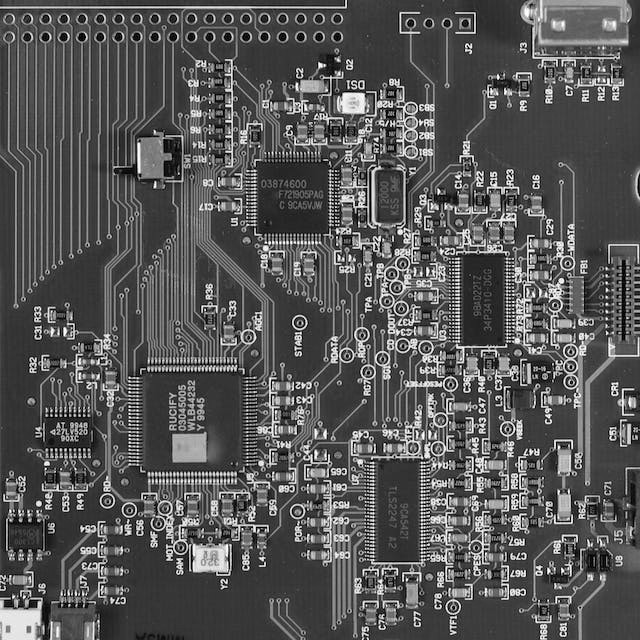
//> input picture circuit_board.jpg, 640 x 640 px
$ ./histogram circuit_board.jpg   (built with g++ and OpenCV 4)
//> lines starting //> are read from the running program, lines starting //| are printed output that depends on the picture; after the words box and inside, x2 and y2 are one past the last pixel; in counts of white or black regions, pixels touching at a corner belong together
//> further down, img is the input picture: 640 rows x 640 cols, CV_8UC1; min 0, max 255, mean 86.4
#include <stdio.h>
#include <opencv2/core/core.hpp>
#include <opencv2/imgcodecs.hpp>
#include <opencv2/highgui.hpp>
#include <opencv2/imgproc.hpp>

using namespace cv;

const int HIST_IMG_HEIGHT = 400;
const int HIST_IMG_WIDTH = 512;
const int BAR_WIDTH = 2;
const int GRID_LINES[] = {0, 64, 128, 192, 255};

void createHistogram(Mat& img, Mat& hist)
{
    long counts[256] = {};


	// Create a white image for the histogram
    hist = Mat(HIST_IMG_HEIGHT, HIST_IMG_WIDTH, CV_8UC1, Scalar(255));

    // Draw grid lines
    for (int i = 0; i < sizeof(GRID_LINES) / sizeof(GRID_LINES[0]); ++i) {
        int grid_line = GRID_LINES[i] * BAR_WIDTH;
        line(hist, Point(grid_line, 0), Point(grid_line, HIST_IMG_HEIGHT - 1), Scalar(200));
    }
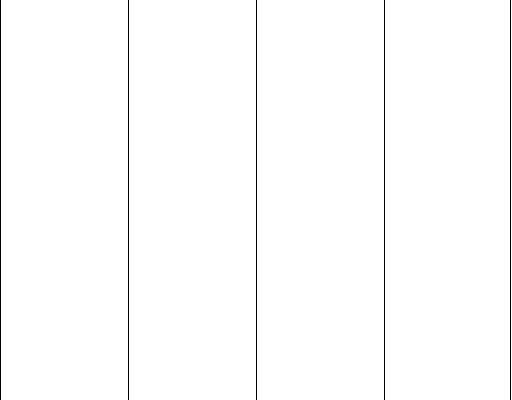
//> hist: 400 rows x 512 cols, CV_8UC1; values 200 (black) and 255 (white), 99% white; black in thin lines or dots

    // Counts of each gray level
    for (int y = 0; y < img.rows; ++y) {
        for (int x = 0; x < img.cols; ++x) {
            uchar pixel = img.at<uchar>(y, x);
            counts[pixel]++;
        }
    }
//> after the loop, counts = 256 values, max 11900 at index 55, min 97 at index 253, mean 1600

    // Max count
    long maxCount = 0;
    for (int i = 0; i < 256; ++i) {
        if (counts[i] > maxCount) {
            maxCount = counts[i];
        }
    }
//> this loop made 256 passes
//> maxCount on passes 1, 39, 40, 44, 45, 46, 47, 48, 49, 50, 51, 52: 1858, 2104, 2362, 2431, 2442, 2729, 3019, 3411, 3982, 4648, 5566, 6715
//> after the loop, maxCount = 11900

    // Bars of the histogram
    for (int i = 0; i < 256; ++i) {
        int barHeight = static_cast<int>((counts[i] * HIST_IMG_HEIGHT) / maxCount);

        if (barHeight > 0) {
            int startX = i * BAR_WIDTH;
            int endX = (i + 1) * BAR_WIDTH - 1;

            rectangle(hist, Point(startX, HIST_IMG_HEIGHT - barHeight),
                      Point(endX, HIST_IMG_HEIGHT - 1), Scalar(0), FILLED);
        }
    }
//> this loop made 256 passes
//> barHeight on passes 1 to 3: 62, 17, 18
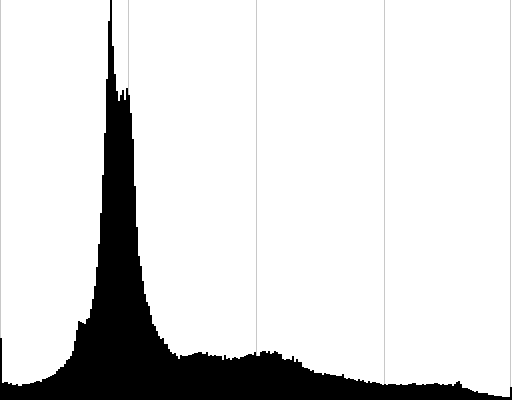
//> hist: 400 rows x 512 cols, CV_8UC1; 13.32% of pixels changed, all inside (x1, y1, x2, y2) = (0, 0, 512, 400)
}

int main(int argc, char* argv[])
{
    Mat img;
    Mat hist;

    img = imread(argv[1], IMREAD_GRAYSCALE);

    // Check if the image was successfully loaded
    if (img.empty()) {
        printf("Failed to load image '%s'\n", argv[1]);
        return -1;
    }

    // Create image histogram
    createHistogram(img, hist);

    namedWindow("Histogram", WINDOW_NORMAL);
    imwrite("hist.jpg", hist);

    imshow("Histogram", hist);

    // Wait for a key press before quitting
    waitKey(0);

    return 0;
}

$ run again, on glaucoma.jpg
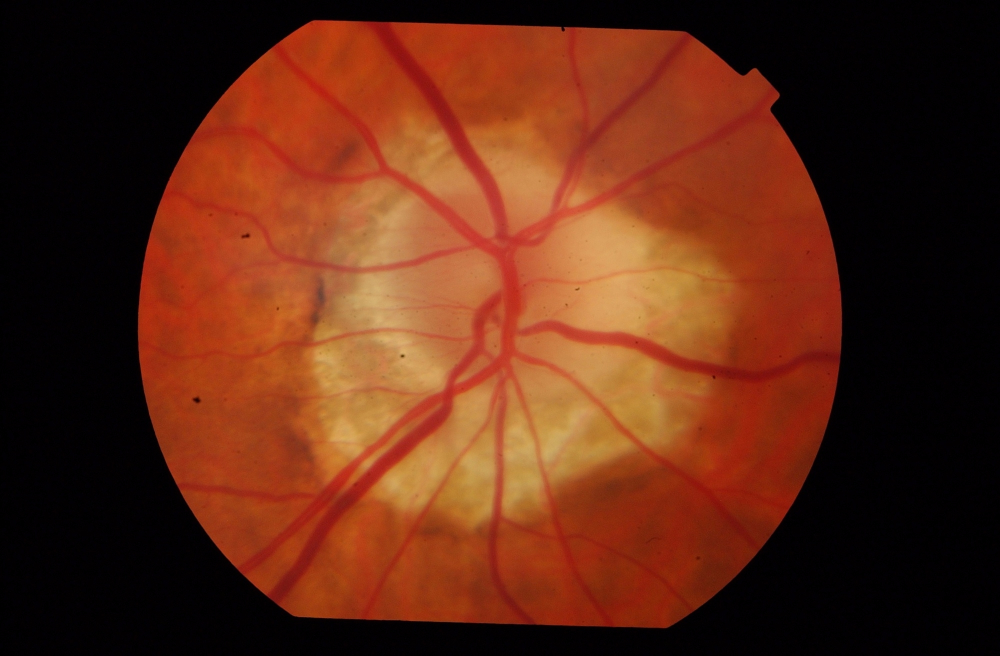
//> input picture glaucoma.jpg, 2000 x 1312 px (shown at 1/2 size)
//> `img = imread(argv[1], IMREAD_GRAYSCALE);`:
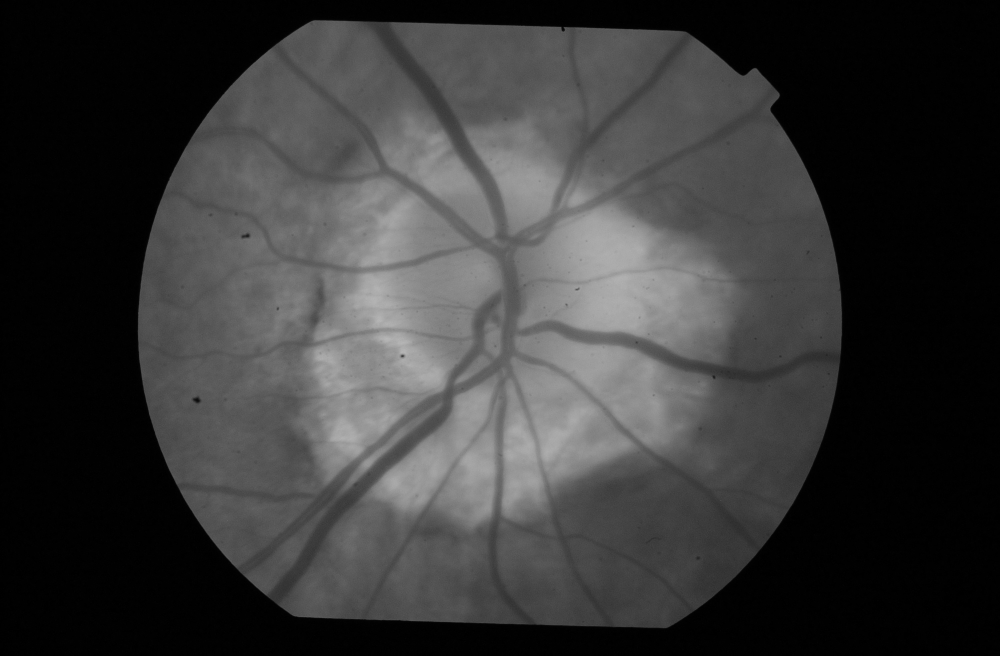
//> img: 1312 rows x 2000 cols, CV_8UC1 (shown at 1/2 size); min 0, max 186, mean 55.4
//> after the loop in createHistogram, `for (int y = 0; y < img.rows; ++y)`: counts = 256 values, max 649266 at index 1, min 0 at index 185, mean 10250
//> the loop in createHistogram, `for (int i = 0; i < 256; ++i)` made 256 passes
//> maxCount on passes 1 to 2: 329802, 649266
//> after the loop in createHistogram, `for (int i = 0; i < 256; ++i)`: maxCount = 649266
//> the loop in createHistogram, `for (int i = 0; i < 256; ++i)` made 256 passes
//> barHeight on passes 1 to 3: 203, 400, 95
//> after the loop in createHistogram, `for (int i = 0; i < 256; ++i)`:
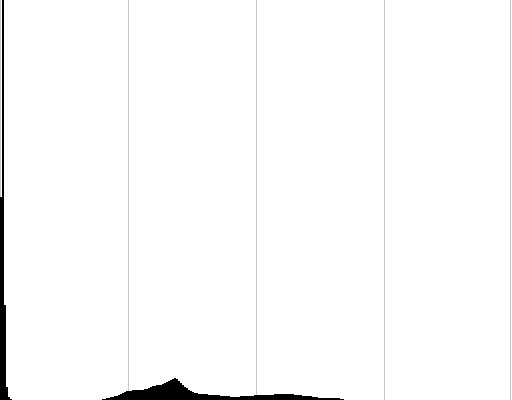
//> hist: 400 rows x 512 cols, CV_8UC1; min 0, max 255, mean 250.7

$ run again, on horizon1.jpg
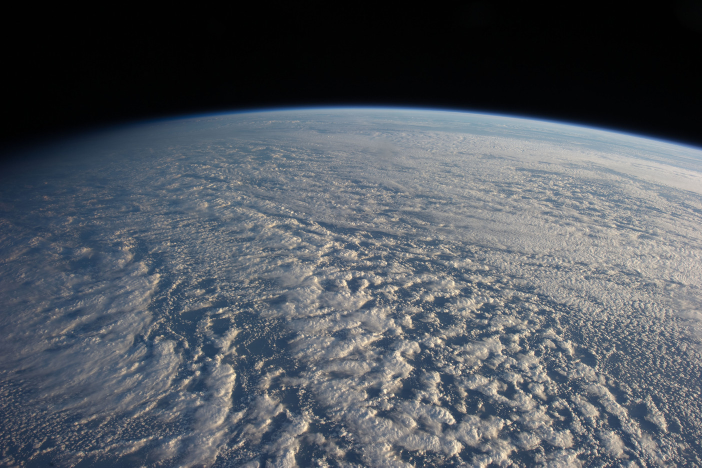
//> input picture horizon1.jpg, 1404 x 935 px (shown at 1/2 size)
//> `img = imread(argv[1], IMREAD_GRAYSCALE);`:
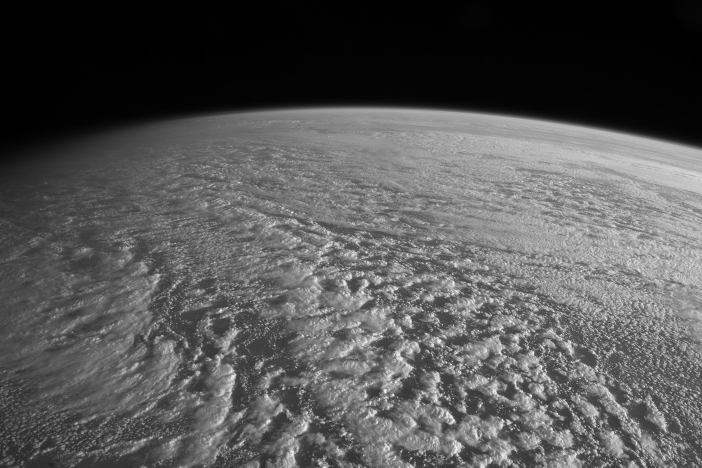
//> img: 935 rows x 1404 cols, CV_8UC1 (shown at 1/2 size); min 0, max 255, mean 85.8
//> after the loop in createHistogram, `for (int y = 0; y < img.rows; ++y)`: counts = 256 values, max 128591 at index 1, min 1 at index 253, mean 5127.9
//> the loop in createHistogram, `for (int i = 0; i < 256; ++i)` made 256 passes
//> maxCount on passes 1 to 2: 1115, 128591
//> after the loop in createHistogram, `for (int i = 0; i < 256; ++i)`: maxCount = 128591
//> the loop in createHistogram, `for (int i = 0; i < 256; ++i)` made 256 passes
//> barHeight on passes 1 to 3: 3, 400, 314
//> after the loop in createHistogram, `for (int i = 0; i < 256; ++i)`:
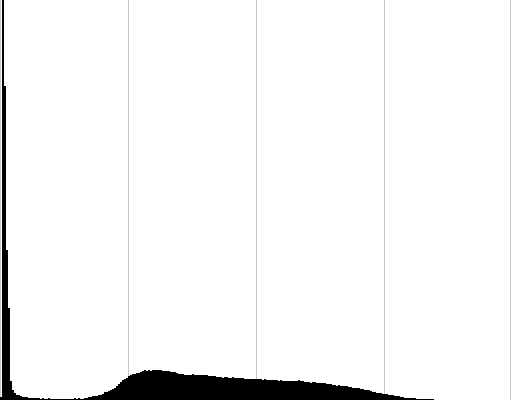
//> hist: 400 rows x 512 cols, CV_8UC1; min 0, max 255, mean 244.6
